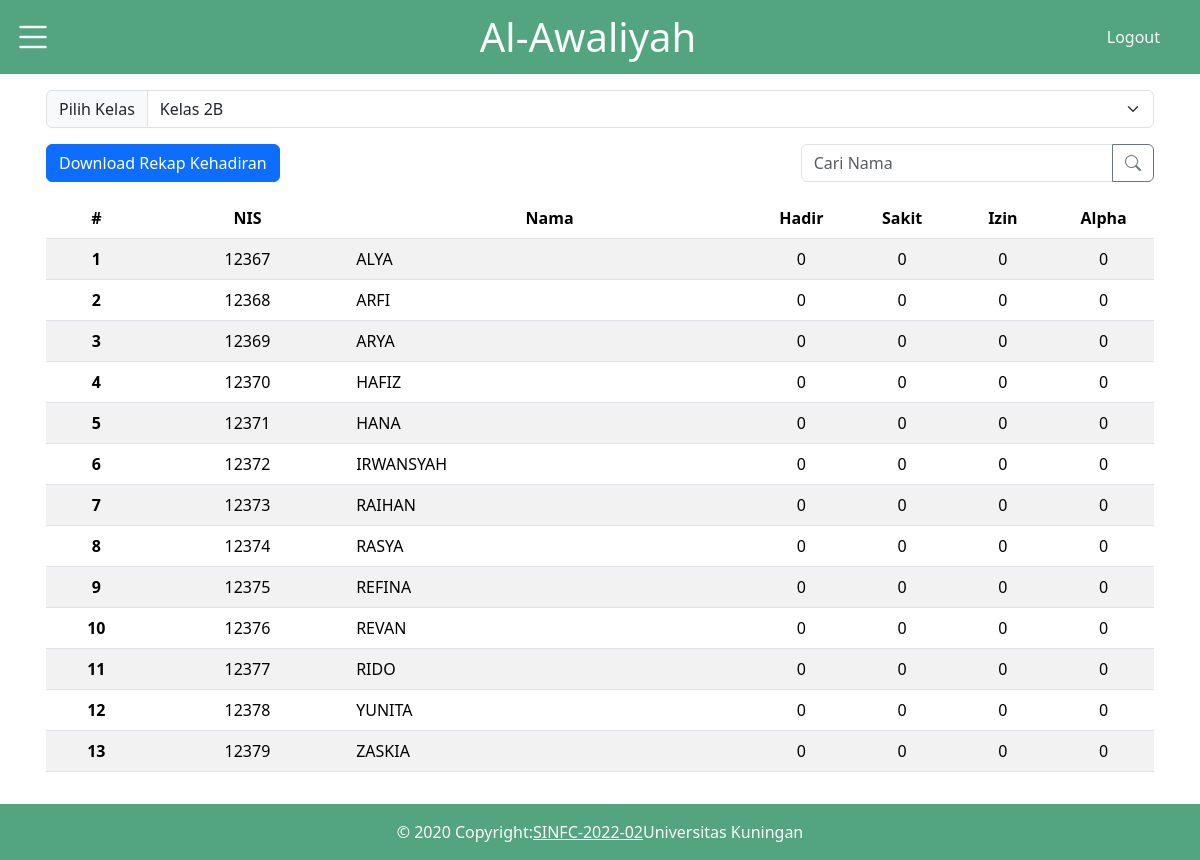
The page /pages/rekap2B.php (signed in) on the database its author committed.
### tables this page shows
CREATE TABLE `siswa` (
  `nis` varchar(15) NOT NULL,
  `nama` varchar(255) DEFAULT NULL,
  `id_kelas` int DEFAULT NULL
);

### pages/rekap2B.php (the view, shortened to what this page needs)
<!DOCTYPE html>
<html lang="en">
<head>
    <link href="https://cdn.jsdelivr.net/npm/bootstrap@5.3.2/dist/css/bootstrap.min.css" rel="stylesheet">
    <link rel="stylesheet" href="https://cdn.jsdelivr.net/npm/bootstrap-icons@1.11.2/font/bootstrap-icons.min.css">
    <link rel="stylesheet" href="../css/style.css">
</head>
<body>
    <nav>
        <div class="topnav bg-success bg-opacity-75">
            <div class="row w-100">
                <div class="col col-2">
                    <div class="burger">
                        <a class="btn btn-link" data-bs-toggle="offcanvas" href="#offcanvas" role="button">
                            <i class="bi bi-list text-white fs-1"></i>
                        </a>
                    </div>
                </div>
                <div class="col d-flex justify-content-center align-items-center">
                    <h1 class="text-light m-2">Al-Awaliyah</h1>
                </div>
                <div class="col col-2 d-flex justify-content-end align-items-center">
                    <a class="link-offset-2 link-offset-3-hover link-underline link-underline-opacity-0 link-underline-opacity-75-hover text-light me-3 " href="../action/logout.php">Logout</a>
                </div>
            </div>
        </div>
    </nav>
    <div class="container p-3">
      <div class="input-group mb-3">
        <label class="input-group-text" for="inputGroupSelect01">Pilih Kelas</label>
        <select class="form-select" id="inputGroupSelect01" name="kelas">
          <option value="2B" selected>Kelas 2B</option>
        </select>
      </div>
      <div class="row">
        <div class="col">
          <a href="../action/sheet.php?kelas=4">
              <button class="btn btn-primary">Download Rekap Kehadiran</button>
          </a>
        </div>
        <div class="col col-4 ms-auto">
          <div class="input-group mb-3">
            <input id="search" type="text" class="form-control" placeholder="Cari Nama" aria-label="Recipient's username" aria-describedby="button-addon2">
            <button class="btn btn-outline-secondary" type="button" id="button-addon2">
              <i class="bi bi-search"></i>
            </button>
          </div>
        </div>
      </div>
      <table class="table table-striped m-0 align-items-center">
        <thead class="text-center">
        <tr>
            <th class="col-1" scope="col">#</th>
            <th class="col-2" scope="col">NIS</th>
            <th class="col-4" scope="col">Nama</th>
            <th class="col-1" scope="col">Hadir</th>
            <th class="col-1" scope="col">Sakit</th>
            <th class="col-1" scope="col">Izin</th>
            <th class="col-1" scope="col">Alpha</th>
          </tr>
        </thead>
        <tbody id="data-table-body">
            <?php
            include "../action/koneksi.php";
            $no = 1;
            $data = mysqli_query($koneksi, "SELECT siswa.nis, siswa.nama, kelas.nama_kelas,
            SUM(CASE WHEN presensi.status_presensi = 'H' THEN 1 ELSE 0 END) as hadir,
            SUM(CASE WHEN presensi.status_presensi = 'S' THEN 1 ELSE 0 END) as sakit,
            SUM(CASE WHEN presensi.status_presensi = 'I' THEN 1 ELSE 0 END) as izin,
            SUM(CASE WHEN presensi.status_presensi = 'A' THEN 1 ELSE 0 END) as alpha
            FROM siswa
            LEFT JOIN presensi ON siswa.nis = presensi.nis
            LEFT JOIN kelas ON siswa.id_kelas = kelas.id_kelas
            WHERE kelas.id_kelas = '4'
            GROUP BY siswa.nis");
            while($d = mysqli_fetch_array($data)){
                echo "<tr>";
                echo "<th class='text-center' scope='row'>" . $no++ . "</th>";
                echo "<td class='text-center'>" . $d["nis"] . "</td>";
                echo "<td class='text-start'>" . $d["nama"] . "</td>";
                $sakitColor = ($d['sakit'] > 3) ? 'text-danger fw-bold' : '';
                $izinColor = ($d['izin'] > 3) ? 'text-danger fw-bold' : '';
                $alphaColor = ($d['alpha'] > 3) ? 'text-danger fw-bold' : '';
                echo "<td class='text-center'>" . $d["hadir"] . "</td>";
                echo "<td class='text-center $sakitColor'>" . $d["sakit"] . "</td>";
                echo "<td class='text-center $izinColor'>" . $d["izin"] . "</td>";
                echo "<td class='text-center $alphaColor'>" . $d["alpha"] . "</td>";
                echo "</tr>";
            }
            ?>
        </tbody>
      </table>
    </div>
    <footer class="text-lg-start mt-3">
        <div class="d-flex justify-content-center align-items-center text-white p-3" style="background-color: rgb(83,165,127);">
        © 2020 Copyright:
        <a class="text-white" href="https://www.instagram.com/sisteminformasi_02?igsh=MWF0bmJwczFmZDcybg==" target="_BLANK">SINFC-2022-02</a>
        Universitas Kuningan
        </div>
    </footer>
</body>
</html>

### css/style.css (style rules this page uses)
.topnav { background-color: rgb(83,165,127); }

### rows shown on the page
siswa: nis "12367", nama "ALYA", hadir "0", sakit "0", izin "0", alpha "0"
siswa: nis "12368", nama "ARFI", hadir "0", sakit "0", izin "0", alpha "0"
siswa: nis "12369", nama "ARYA", hadir "0", sakit "0", izin "0", alpha "0"
siswa: nis "12370", nama "HAFIZ", hadir "0", sakit "0", izin "0", alpha "0"
siswa: nis "12371", nama "HANA", hadir "0", sakit "0", izin "0", alpha "0"
siswa: nis "12372", nama "IRWANSYAH", hadir "0", sakit "0", izin "0", alpha "0"
siswa: nis "12373", nama "RAIHAN", hadir "0", sakit "0", izin "0", alpha "0"
siswa: nis "12374", nama "RASYA", hadir "0", sakit "0", izin "0", alpha "0"
siswa: nis "12375", nama "REFINA", hadir "0", sakit "0", izin "0", alpha "0"
siswa: nis "12376", nama "REVAN", hadir "0", sakit "0", izin "0", alpha "0"
siswa: nis "12377", nama "RIDO", hadir "0", sakit "0", izin "0", alpha "0"
siswa: nis "12378", nama "YUNITA", hadir "0", sakit "0", izin "0", alpha "0"
siswa: nis "12379", nama "ZASKIA", hadir "0", sakit "0", izin "0", alpha "0"
